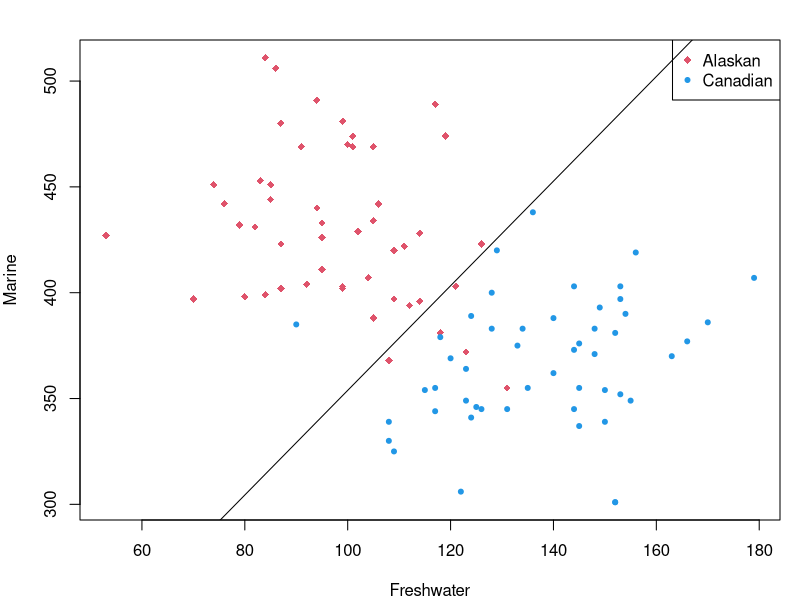
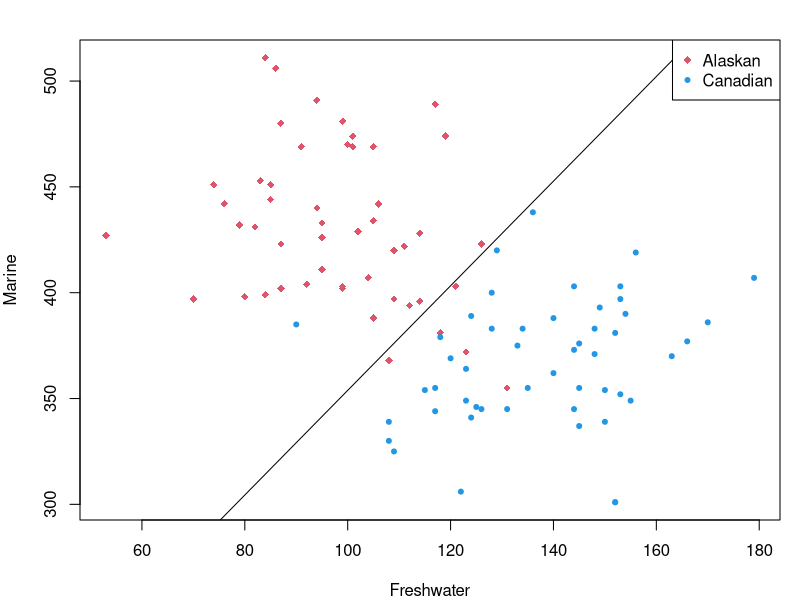

Generate these figures, in order, with R:
#salmon data

library(rrcov)
par(mfrow=c(1,1), mar=c(4,4,2,1))
data(salmon)
plot(salmon$Freshwater,salmon$Marine,xlab="Freshwater",ylab="Marine",
     pch=rep(c(18,20),each=50),col=rep(c(2,4),each=50),main="")
legend("topright",legend=c("Alaskan","Canadian"),pch=c(18,20),col=c(2,4),cex=1)

# Method 1

x1 <- salmon[1:50,2:3]
x2 <- salmon[51:100,2:3]
x1
x2
# compute sample mean vectors:
x1.mean <- colMeans(x1)
x2.mean <- colMeans(x2)

# compute pooled estimate for the covariance matrix:
S.u <- 49*(var(x1)+var(x2))/98
w <- solve(S.u)%*%(x1.mean-x2.mean)
w0 <- -(x1.mean+x2.mean)%*%w/2
lines(salmon[,2],-(w[1]*salmon[,2]+w0)/w[2])

## Method 2: use function LDA in MASS package:

library(MASS)
lda.obj <- lda(Origin~Freshwater+Marine,data=salmon,prior=c(1,1)/2)
plda <- predict(object=lda.obj,newdata=salmon)

# Confusion matrix
table(salmon[,4],plda$class)

#plot the decision line
gmean <- lda.obj$prior %*% lda.obj$means
const <- as.numeric(gmean %*%lda.obj$scaling)
slope <- - lda.obj$scaling[1] / lda.obj$scaling[2]
intercept <- const / lda.obj$scaling[2]

#Plot decision boundary
plot(salmon[,2:3],pch=rep(c(18,20),each=50),col=rep(c(2,4),each=50))
abline(intercept, slope)
legend("topright",legend=c("Alaskan","Canadian"),pch=c(18,20),col=c(2,4))
